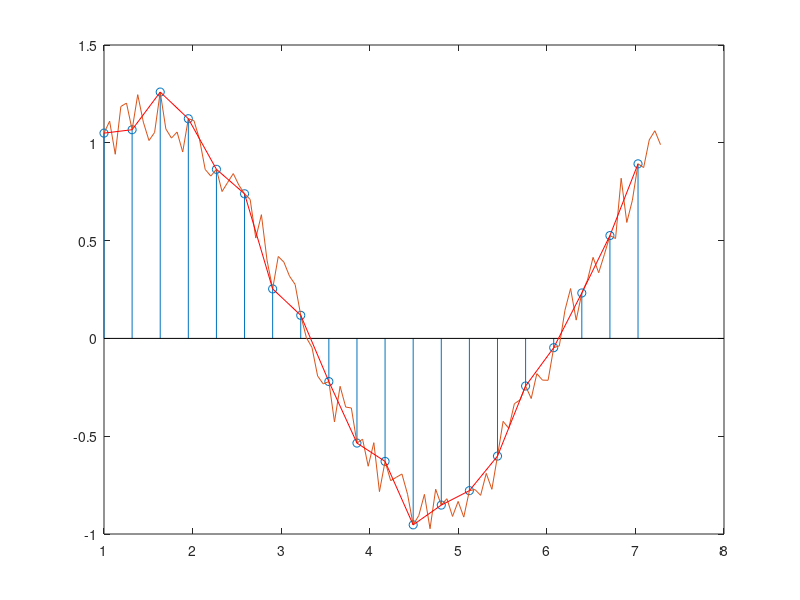

Write the MATLAB code that produced this figure.
clc
clear all

noiseKoeficient=0.3;
t=linspace(1,2*pi+1,100);
signal=sin(t)+noiseKoeficient*rand(size(t));

%exctract every 50 element of signal (sampling)
sampledOutput = signal(1:5:end);
sampleT = t(1:5:end);
stem(sampleT,sampledOutput)
hold on

plot(t,signal);
hold on

plot(sampleT,sampledOutput,'r')

%stem(sampledOutput)